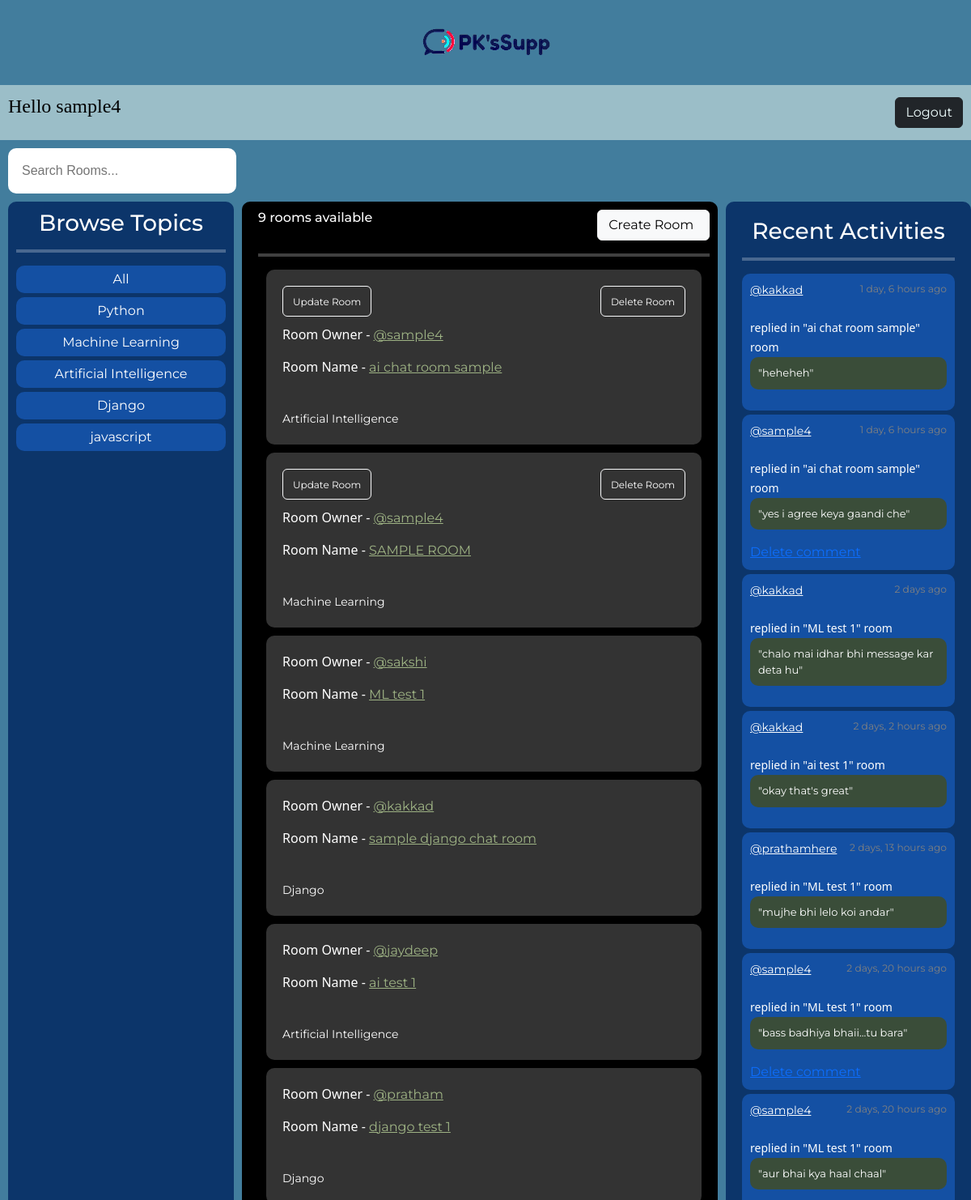
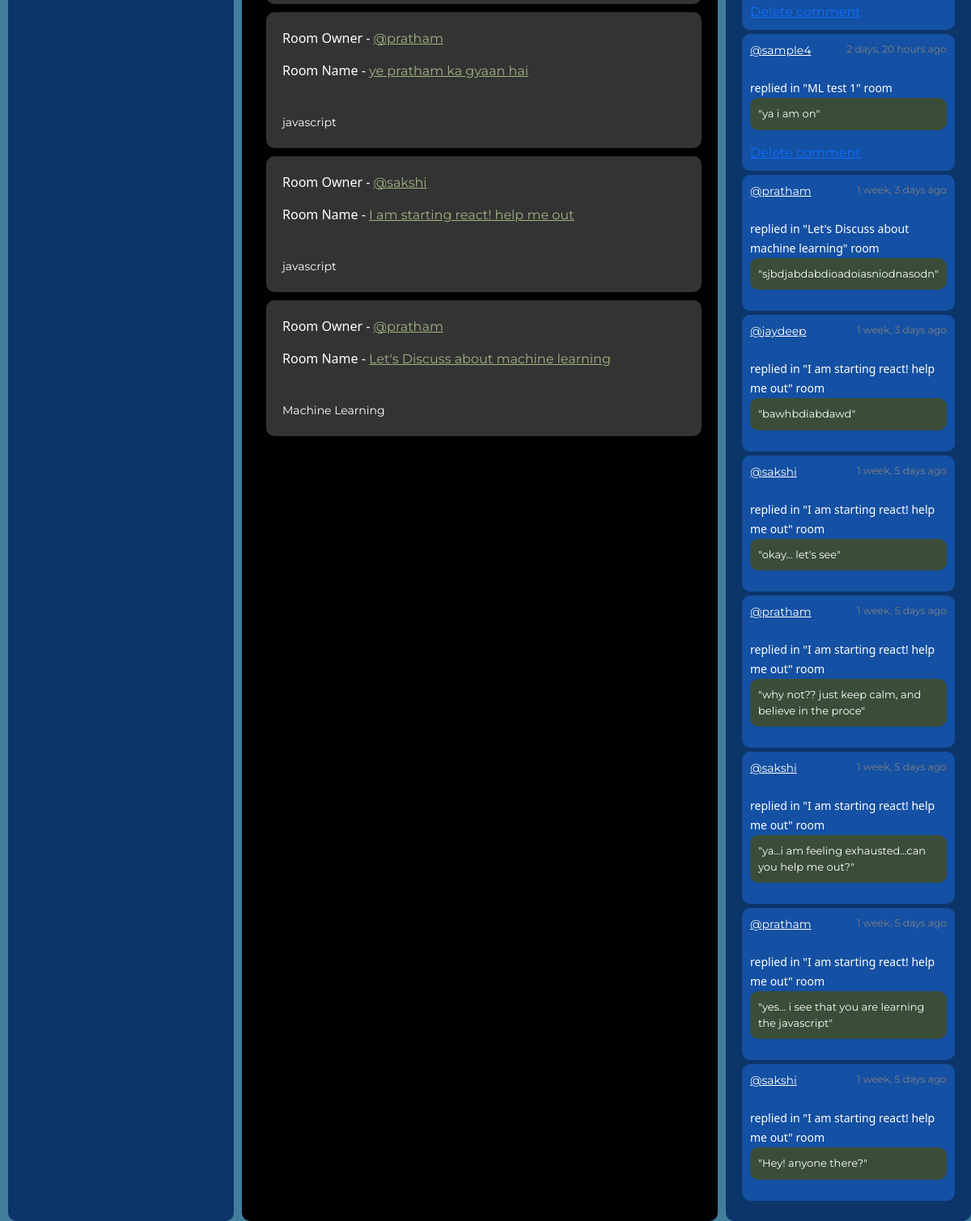
Screenshot of / (signed in) with the database file from the repository (2 pictures, top to bottom).
### base/models.py (models this page shows, shortened)
class Topic(models.Model):
    name = models.CharField(max_length=200)

class Room(models.Model):
    host = models.ForeignKey(User, on_delete=models.SET_NULL, null=True)
    topic = models.ForeignKey(Topic, on_delete=models.SET_NULL, null=True)
    name = models.CharField(max_length=200)
    description = models.TextField(null=True, blank=True)
    participants = models.ManyToManyField(User, related_name="participants", blank=True)
    updated = models.DateTimeField(auto_now=True)
    created = models.DateTimeField(auto_now_add=True)
    class Meta:
        ordering = ["-updated", "-created"]
    def __str__(self):
        return self.name

class Message(models.Model):
    user = models.ForeignKey(User, on_delete=models.CASCADE)
    room = models.ForeignKey(Room, on_delete=models.CASCADE)
    body = models.TextField()
    updated = models.DateTimeField(auto_now=True)
    created = models.DateTimeField(auto_now_add=True)
    class Meta:
        ordering = ["-updated", "-created"]
    def __str__(self) -> str:
        return self.body[0:50]

### base/views.py (the view)
# urls.py: path("", views.home, name="home"),
def home(request):
    show_search_bar = True
    q = request.GET.get("q") if request.GET.get("q") != None else ""
    rooms = Room.objects.filter(
        Q(topic__name__icontains=q)
        | Q(name__icontains=q)
        | Q(description__icontains=q)
    )
    room_count = rooms.count()
    topics = Topic.objects.all()
    room_messages = Message.objects.filter(Q(room__topic__name__icontains=q))
    context = {
        "rooms": rooms,
        "topics": topics,
        "room_count": room_count,
        "room_messages": room_messages,
        "show_search_bar": show_search_bar,
    }
    return render(request, "base/home.html", context)

### base/templates/base/home.html
{% extends 'main.html' %} {% block content %} {% load static %}
<link rel="stylesheet" href="{% static 'styles/home.css' %}" />
<div class="main-container">
  <div class="topics">{% include 'base/topics_component.html' %}</div>
  <div class="feed">
    <div class="room-create-room">
      <h6 class="room-count">{{room_count}} rooms available</h6>
      <button class="btn btn-light create-room-button">
        <a class="create-room" href="{% url 'create-room' %}">Create Room</a>
      </button>
    </div>
    <hr class="feed-line" />
    {% include 'base/feed_component.html' %}
  </div>
  <div class="activity">{% include 'base/activity_component.html' %}</div>
</div>
{% endblock content %}

### templates/nav.html (shortened to what this page needs)
<!DOCTYPE html>
{% load static %}
<html lang="en">
  <head>
    <link
      href="https://cdn.jsdelivr.net/npm/bootstrap@5.3.0-alpha3/dist/css/bootstrap.min.css"
      rel="stylesheet"
    />
    <link rel="stylesheet" href="{% static 'styles/nav.css' %}" />
  </head>
  <body>
    <div class="main-logo">
      <a href="/" class="main-logo-link"
        ><img src="{% static 'images/logo.png' %}" alt=""
      /></a>
    </div>
    <nav class="navbar navigation-bar">
      {% if request.user.is_authenticated %}
      <p class="greeting">Hello {{request.user}}</p>
      <button type="button" class="btn btn-dark logout-button">
        <a class="login-anchor" href="{% url 'logout' %}">Logout</a>
      </button>
      {% else %}
      <button type="button" class="btn btn-dark login-button">
        <a class="lgin-anchor" href="{% url 'login' %}">Login</a>
      </button>
      {% endif %}
    </nav>
    {% if show_search_bar %}
    <form class="search-form" method="get" action="{% url 'home' %}">
      <input
        class="search-input"
        type="text"
        name="q"
        placeholder="Search Rooms..."
      />
    </form>
    {% endif %}
  </body>
</html>

### base/templates/base/topics_component.html
{% load static %}
<link rel="stylesheet" href="{% static 'styles/topics_component.css' %}" />
<h3 class="main-heading">Browse Topics</h3>
<hr class="feed-line" />
<div class="topic-names">
  <div class="topic-name"><a href="{% url 'home' %}">All</a><br /></div>
  {% for topic in topics %}
  <div class="topic-name">
    <a href="{% url 'home' %}?q={{topic.name}}">{{topic.name}}</a><br />
  </div>
  {% endfor %}
</div>

### base/templates/base/feed_component.html
{% load static %}
<link rel="stylesheet" href="{% static 'styles/feed_component.css' %}" />
<div>
  {% for room in rooms %}
  <div class="room-component">
    {% if request.user == room.host %}
    <div class="room-upadte-delete-buttons">
      <div class="update-room-button">
        <button class="btn btn-outline-light">
          <a class="edit-buttons-anchor" href="{% url 'update-room' room.id %}"
            >Update Room</a
          >
        </button>
      </div>
      <div class="delete-room-button">
        <button class="btn btn-outline-light">
          <a class="edit-buttons-anchor" href="{% url 'delete-room' room.id %}"
            >Delete Room</a
          >
        </button>
      </div>
    </div>
    {% endif %}
    <div class="room-div">
      <p class="room-owner-p">Room Owner -</p>
      <a href="{% url 'user-profile' room.host.id %}"
        >@{{room.host.username}}</a
      >
    </div>
    <div class="room-div">
      <p class="room-name-p">Room Name -</p>
      <a href="{% url 'room' room.id %}">{{room.name}}</a>
    </div>
    <br />
    <small>{{room.topic.name}}</small>
  </div>
  {% endfor %}
</div>

### base/templates/base/activity_component.html
{% load static %}
<link rel="stylesheet" href="{% static 'styles/activity_component.css' %}" />
<h3 class="main-heading">Recent Activities</h3>
<hr class="feed-line" />
{% for message in room_messages %}
<div class="activity-message">
  <small class="host-and-time"
    ><a href="{% url 'user-profile' message.user.id %}">@{{message.user}}</a>
    <small class="time">{{message.created|timesince}} ago</small></small
  ><br />
  <small class="replied-to">replied in "{{message.room}}" room</small>
  <p class="message-body">"{{message}}"</p>
  {% if request.user == message.user %}
  <a href="{% url 'delete-comment' message.id %}">Delete comment</a>
  {% endif %}
</div>
{% endfor %}

### static/styles/main.css (style rules this page uses)
.body { font-family: "Montserrat"; background-color: #427d9d; margin: 0; }

### static/styles/nav.css (style rules this page uses)
.main-logo { background-color: #427d9d; font-size: 2.5rem; padding: 20px; text-align: center; }
.main-logo-link { color: black; text-decoration: none; }
.navigation-bar { background-color: #9bbec8; color: black; margin-bottom: 10px; }
.logout-button { margin-right: 10px; }
.login-anchor { color: azure; text-decoration: none; }
.search-form { background-color: white; font-family: Verdana, Geneva, Tahoma, sans-serif; padding: 15px; border-radius: 10px; width: 23.5%; margin-top: 0px; margin-left: 10px; margin-bottom: 10px; }
.search-input { outline: none; border: 0px; text-decoration: none; }
.greeting { font-family: cursive; margin-left: 10px; font-size: 1.5rem; }

### static/styles/home.css (style rules this page uses)
.main-container { color: white; display: grid; grid-template-columns: 1fr 2fr 1fr; }
.topics { background-color: #0c356a; border-radius: 10px; padding: 10px; margin: 0px 10px; }
.feed { background-color: black; border-radius: 10px; margin-right: 10px; padding: 10px; padding-left: 20px; }
.room-create-room { display: grid; grid-template-columns: 3fr 1fr; }
.room-count { align-items: center; padding-top: 0px; }
.create-room { color: black; margin: 0; padding-right: 5px; text-decoration: none; text-align: end; }
.create-room-button { padding-left: 0; padding-right: 0; }
.feed-line { border: none; border-top: 4px solid white; height: 4px; }
.activity { background-color: #0c356a; border-radius: 10px; padding: 20px; }

### static/styles/topics_component.css (style rules this page uses)
.feed-line { border: none; border-top: 4px solid white; height: 4px; }
.main-heading { text-align: center; }
.topic-name { background-color: #1450a3; margin-bottom: 5px; padding: 5px; border-radius: 10px; text-align: center; }
.topic-names a { color: white; text-decoration: none; }

### static/styles/feed_component.css (style rules this page uses)
.room-upadte-delete-buttons { display: grid; grid-template-columns: 2fr 2fr; margin-bottom: 10px; }
.delete-room-button { text-align: end; }
.room-component { background-color: #333333; padding: 20px; margin: 10px; border-radius: 10px; }
.edit-buttons-anchor { text-decoration: none; font-size: 0.75rem; color: white; }
.room-owner-p { font-family: "Segoe UI", Tahoma, Geneva, Verdana, sans-serif; display: inline-block; }
.room-name-p { font-family: "Segoe UI", Tahoma, Geneva, Verdana, sans-serif; display: inline-block; }
.room-div a { color: #9eb384; }

### static/styles/activity_component.css (style rules this page uses)
.main-heading { text-align: center; }
.feed-line { border: none; border-top: 4px solid white; height: 4px; }
.activity-message { background-color: #1450a3; border-radius: 10px; padding: 10px; margin-bottom: 5px; }
.host-and-time { display: grid; grid-template-columns: 1.5fr 2.5fr; }
.time { text-align: end; color: grey; }
.host-and-time a { color: white; }
.replied-to { font-family: "Segoe UI", Tahoma, Geneva, Verdana, sans-serif; }
.message-body { padding: 10px; border-radius: 10px; background-color: #3a4d39; font-size: small; }

### rows the page displays
Topic: name "Python"
Topic: name "Machine Learning"
Topic: name "Artificial Intelligence"
Topic: name "Django"
Topic: name "javascript"
Room: shows "Update Room", host.username "sample4", name "ai chat room sample", topic.name "Artificial Intelligence"
Room: shows "Update Room", host.username "sample4", name "SAMPLE ROOM", topic.name "Machine Learning"
Room: host.username "sakshi", name "ML test 1", topic.name "Machine Learning"
Room: host.username "kakkad", name "sample django chat room", topic.name "Django"
Room: host.username "jaydeep", name "ai test 1", topic.name "Artificial Intelligence"
Room: host.username "pratham", name "django test 1", topic.name "Django"
Room: host.username "pratham", name "ye pratham ka gyaan hai", topic.name "javascript"
Room: host.username "sakshi", name "I am starting react! help me out", topic.name "javascript"
Room: host.username "pratham", name "Let's Discuss about machine learning", topic.name "Machine Learning"
Message: user "kakkad", created "1 day, 6 hours", room "ai chat room sample", body "heheheh"
Message: user "sample4", created "1 day, 6 hours", room "ai chat room sample", body "yes i agree keya gaandi che", shows "Delete comment"
Message: user "kakkad", created "2 days", room "ML test 1", body "chalo mai idhar bhi message kar deta hu"
Message: user "kakkad", created "2 days, 2 hours", room "ai test 1", body "okay that's great"
Message: user "prathamhere", created "2 days, 13 hours", room "ML test 1", body "mujhe bhi lelo koi andar"
Message: user "sample4", created "2 days, 20 hours", room "ML test 1", body "bass badhiya bhaii...tu bara", shows "Delete comment"
Message: user "sample4", created "2 days, 20 hours", room "ML test 1", body "aur bhai kya haal chaal", shows "Delete comment"
Message: user "sample4", created "2 days, 20 hours", room "ML test 1", body "ya i am on", shows "Delete comment"
Message: user "pratham", created "1 week, 3 days", room "Let's Discuss about machine learning", body "sjbdjabdabdioadoiasniodnasodn"
Message: user "jaydeep", created "1 week, 3 days", room "I am starting react! help me out", body "bawhbdiabdawd"
Message: user "sakshi", created "1 week, 5 days", room "I am starting react! help me out", body "okay... let's see"
Message: user "pratham", created "1 week, 5 days", room "I am starting react! help me out", body "why not?? just keep calm, and believe in the proce"
Message: user "sakshi", created "1 week, 5 days", room "I am starting react! help me out", body "ya...i am feeling exhausted...can you help me out?"
Message: user "pratham", created "1 week, 5 days", room "I am starting react! help me out", body "yes... i see that you are learning the javascript"
Message: user "sakshi", created "1 week, 5 days", room "I am starting react! help me out", body "Hey! anyone there?"

### other values shown
{{ request.user }} "sample4"
{{ room_count }} "9"
